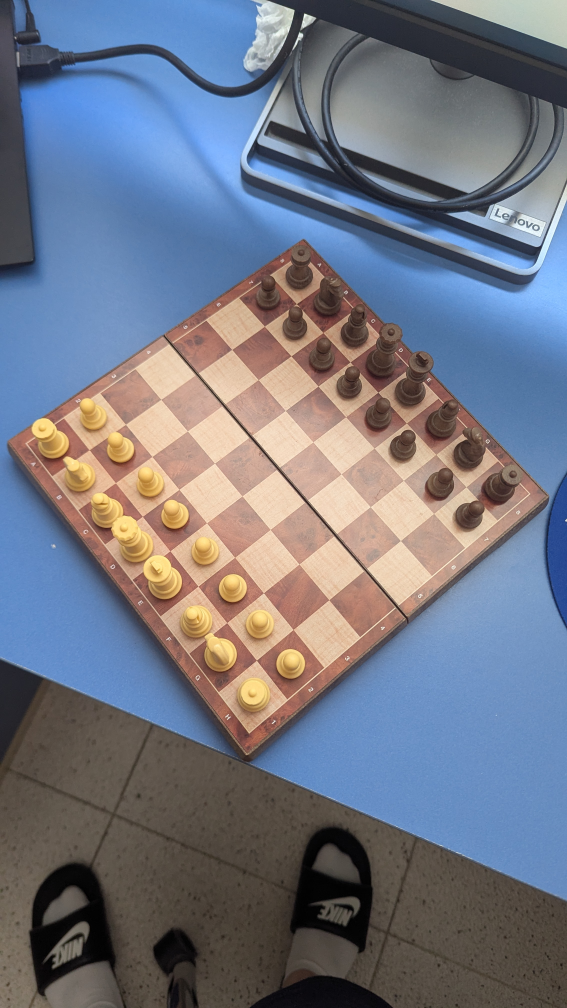
#> input picture Dataset/Imatges propies/PXL_20260614_113017532.jpg, 2268 x 4032 px (shown at 1/4 size)
$ python detect_graella_classica.py --image '../Dataset/Imatges propies/PXL_20260614_113017532.jpg'
#> lines starting #> are read from the running program, lines starting #| are printed output that depends on the picture; after the words box and inside, x2 and y2 are one past the last pixel; in counts of white or black regions, pixels touching at a corner belong together
"""
Detect chessboard grid candidates with classical computer vision.

Diagnostic script only: it does not crop pieces and it does not trust the JSON
corners as the final grid. It uses Canny + probabilistic Hough, separates the
two dominant line directions, clusters parallel lines, and writes debug images.

Example:
  python detect_graella_classica.py --image Dataset/data/0.jpg --json Dataset/data/0.json
"""

import argparse
import json
import math
from pathlib import Path

import cv2
import numpy as np


RED = (0, 0, 255)
GREEN = (0, 255, 0)
CYAN = (255, 255, 0)
YELLOW = (0, 255, 255)
WHITE = (255, 255, 255)
MAGENTA = (255, 0, 255)


def load_image(path: Path, max_side: int):
    image = cv2.imread(str(path), cv2.IMREAD_COLOR)
    if image is None:
        raise FileNotFoundError(path)

    h, w = image.shape[:2]
    scale = min(1.0, max_side / max(h, w))
    if scale < 1.0:
        image = cv2.resize(image, (round(w * scale), round(h * scale)), interpolation=cv2.INTER_AREA)
    return image, scale


def json_corners_px(json_path: Path | None, image_shape, corner_format: str = "yx"):
    if json_path is None:
        return None

    with open(json_path, encoding="utf-8") as f:
        ann = json.load(f)

    h, w = image_shape[:2]
    corners = np.array(ann["corners"], dtype=np.float32)
    if corner_format == "yx":
        corners = corners[:, [1, 0]]
    elif corner_format != "xy":
        raise ValueError(f"Unknown corner format: {corner_format}")
    return corners * np.array([w, h], dtype=np.float32)


def draw_json_points(image, json_path: Path | None, corner_format: str = "yx"):
    pts = json_corners_px(json_path, image.shape, corner_format)
    if pts is None:
        return

    for idx, (x, y) in enumerate(pts):
        cv2.circle(image, (round(x), round(y)), 8, CYAN, -1)
        cv2.putText(image, str(idx), (round(x) + 10, round(y) + 10), cv2.FONT_HERSHEY_SIMPLEX, 0.7, CYAN, 2)


# [12 lines left out: function sort_corners_by_image_position, not called in this run]


def mask_edges_to_json_roi(edges, json_path: Path | None, image_shape, expand: float, corner_format: str = "yx"):
    pts = json_corners_px(json_path, image_shape, corner_format)
    if pts is None:
        return edges

    pts = sort_corners_by_image_position(pts)
    center = pts.mean(axis=0)
    expanded = center + (pts - center) * expand
    mask = np.zeros(edges.shape, dtype=np.uint8)
    cv2.fillConvexPoly(mask, np.round(expanded).astype(np.int32), 255)
    return cv2.bitwise_and(edges, mask)


def preprocess(image):
    gray = cv2.cvtColor(image, cv2.COLOR_BGR2GRAY)
    gray = cv2.createCLAHE(clipLimit=2.0, tileGridSize=(8, 8)).apply(gray)
    blur = cv2.GaussianBlur(gray, (5, 5), 0)
    edges = cv2.Canny(blur, 60, 160, apertureSize=3)

    kernel = cv2.getStructuringElement(cv2.MORPH_RECT, (3, 3))
    edges = cv2.morphologyEx(edges, cv2.MORPH_CLOSE, kernel, iterations=1)
    return gray, edges


def polygon_area(pts: np.ndarray) -> float:
    return float(abs(cv2.contourArea(pts.astype(np.float32))))


# [132 lines left out: functions score_quad, detect_board_quads, draw_quad, make_board_detection_diagnostics, not called in this run]


def line_angle_deg(x1, y1, x2, y2):
    angle = math.degrees(math.atan2(y2 - y1, x2 - x1))
    if angle < 0:
        angle += 180.0
    return angle


def detect_segments(edges, min_line_length, max_line_gap):
    lines = cv2.HoughLinesP(
        edges,
        rho=1,
        theta=np.pi / 180,
        threshold=70,
        minLineLength=min_line_length,
        maxLineGap=max_line_gap,
    )
    if lines is None:
        return []

    segments = []
    for line in lines[:, 0, :]:
        x1, y1, x2, y2 = map(float, line)
        length = math.hypot(x2 - x1, y2 - y1)
        angle = line_angle_deg(x1, y1, x2, y2)
        segments.append((x1, y1, x2, y2, length, angle))
    return segments


def dominant_angle_peaks(segments, bins=180):
    hist = np.zeros(bins, dtype=np.float64)
    for *_coords, length, angle in segments:
        hist[int(round(angle)) % bins] += length

    if hist.max() == 0:
        return 0.0, 90.0

    first = int(hist.argmax())
    masked = hist.copy()
    for offset in range(-25, 26):
        masked[(first + offset) % bins] = 0
    second = int(masked.argmax())
    return float(first), float(second)


def angle_distance(a, b):
    d = abs(a - b) % 180.0
    return min(d, 180.0 - d)


def split_families(segments, peak_a, peak_b, tolerance):
    family_a = []
    family_b = []
    for segment in segments:
        da = angle_distance(segment[5], peak_a)
        db = angle_distance(segment[5], peak_b)
        if da <= tolerance and da <= db:
            family_a.append(segment)
        elif db <= tolerance:
            family_b.append(segment)
    return family_a, family_b


def draw_segments(image, segments, color, thickness=2):
    for x1, y1, x2, y2, *_rest in segments:
        cv2.line(image, (round(x1), round(y1)), (round(x2), round(y2)), color, thickness, cv2.LINE_AA)


def line_from_segment(segment):
    x1, y1, x2, y2, *_rest = segment
    dx = x2 - x1
    dy = y2 - y1
    theta = math.atan2(dy, dx) + math.pi / 2.0
    rho = x1 * math.cos(theta) + y1 * math.sin(theta)
    if rho < 0:
        rho = -rho
        theta += math.pi
    return rho, theta % math.pi


def cluster_parallel_lines(segments, rho_gap):
    if not segments:
        return []

    lines = []
    for segment in segments:
        rho, theta = line_from_segment(segment)
        lines.append((rho, theta, segment[4]))
    lines.sort(key=lambda item: item[0])

    clusters = []
    current = [lines[0]]
    for item in lines[1:]:
        center = float(np.mean([x[0] for x in current]))
        if abs(item[0] - center) <= rho_gap:
            current.append(item)
        else:
            clusters.append(current)
            current = [item]
    clusters.append(current)

    merged = []
    for cluster in clusters:
        weights = np.array([item[2] for item in cluster], dtype=np.float64)
        rhos = np.array([item[0] for item in cluster], dtype=np.float64)
        thetas = np.array([item[1] for item in cluster], dtype=np.float64)
        merged.append((
            float(np.average(rhos, weights=weights)),
            float(np.average(thetas, weights=weights)),
            float(weights.sum()),
        ))
    return sorted(merged, key=lambda item: item[0])


def draw_infinite_line(image, rho, theta, color, thickness=2):
    cos_t = math.cos(theta)
    sin_t = math.sin(theta)
    x0 = cos_t * rho
    y0 = sin_t * rho
    dx = -sin_t
    dy = cos_t
    scale = max(image.shape[:2]) * 2
    pt1 = (round(x0 + dx * scale), round(y0 + dy * scale))
    pt2 = (round(x0 - dx * scale), round(y0 - dy * scale))
    cv2.line(image, pt1, pt2, color, thickness, cv2.LINE_AA)


def draw_clustered_lines(image, lines, color):
    for rho, theta, score in lines:
        draw_infinite_line(image, rho, theta, color, 1 if score < 300 else 2)


def make_diagnostics(args):
    image_path = Path(args.image)
    json_path = Path(args.json) if args.json else None
    out_dir = Path(args.out_dir)
    out_dir.mkdir(parents=True, exist_ok=True)

    image, _scale = load_image(image_path, args.max_side)
#> in load_image, image is the input picture: shape (4032, 2268, 3); mean B, G, R 131.7, 118.7, 114.6
    _gray, edges = preprocess(image)
#> in preprocess, `edges = cv2.morphologyEx(edges, cv2.MORPH_CLOSE, kernel, iterations=1)`:
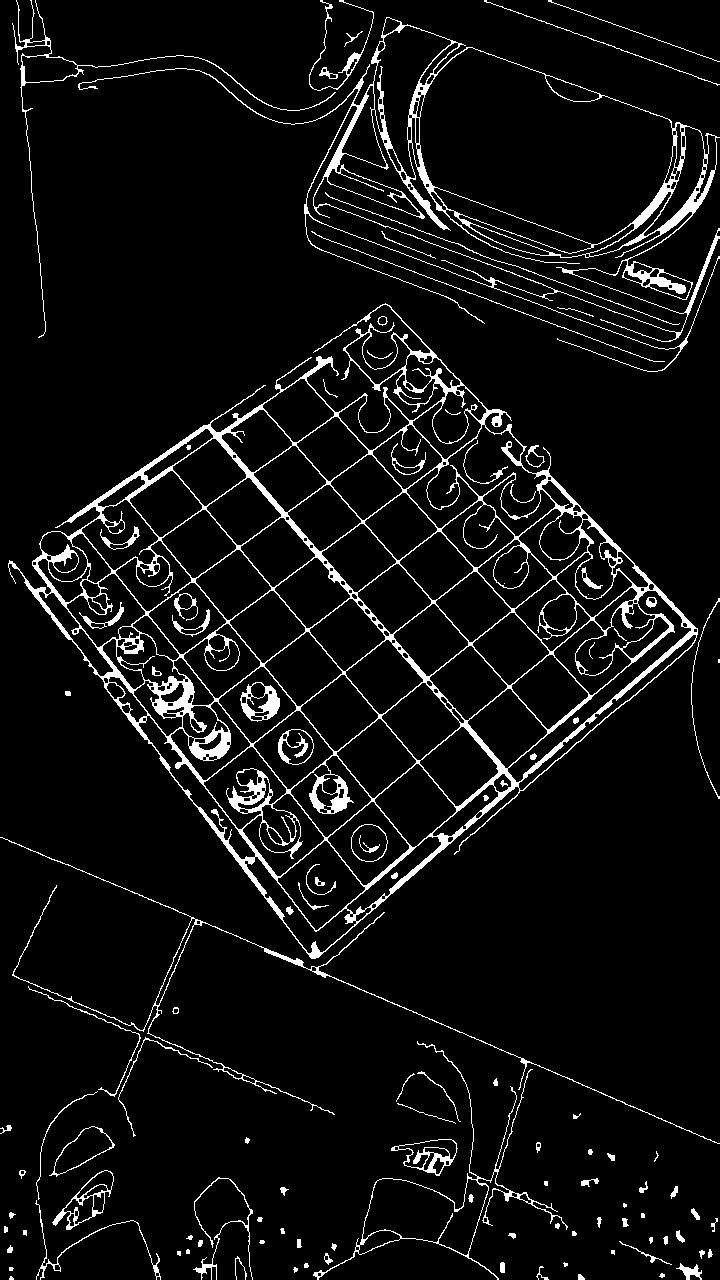
#> edges: shape (1280, 720); 6.3% white; 118 white regions (15 under 20 px), largest, box (x1, y1, x2, y2) and area: (8, 303, 698, 959) 31854, (78, 17, 720, 372) 10343, (0, 837, 720, 1144) 2206
    edges = mask_edges_to_json_roi(edges, json_path, image.shape, args.roi_expand, args.corner_format)

    min_len = args.min_line_length or int(min(image.shape[:2]) * 0.13)
    max_gap = args.max_line_gap or int(min(image.shape[:2]) * 0.035)
    segments = detect_segments(edges, min_len, max_gap)
    peak_a, peak_b = dominant_angle_peaks(segments)
    family_a, family_b = split_families(segments, peak_a, peak_b, args.angle_tolerance)

    rho_gap = args.rho_gap or int(min(image.shape[:2]) * 0.025)
    lines_a = cluster_parallel_lines(family_a, rho_gap)
    lines_b = cluster_parallel_lines(family_b, rho_gap)

    stem = image_path.stem
    cv2.imwrite(str(out_dir / f"{stem}_01_edges.jpg"), edges)

    all_segments = image.copy()
    draw_segments(all_segments, segments, WHITE, 1)
    draw_json_points(all_segments, json_path, args.corner_format)
    cv2.imwrite(str(out_dir / f"{stem}_02_all_hough_segments.jpg"), all_segments)

    families = image.copy()
    draw_segments(families, family_a, RED, 2)
    draw_segments(families, family_b, GREEN, 2)
    draw_json_points(families, json_path, args.corner_format)
    cv2.putText(
        families,
        f"peaks: {peak_a:.0f} deg / {peak_b:.0f} deg",
        (16, 32),
        cv2.FONT_HERSHEY_SIMPLEX,
        0.8,
        YELLOW,
        2,
    )
    cv2.imwrite(str(out_dir / f"{stem}_03_line_families.jpg"), families)

    clustered = image.copy()
    draw_clustered_lines(clustered, lines_a, RED)
    draw_clustered_lines(clustered, lines_b, GREEN)
    draw_json_points(clustered, json_path, args.corner_format)
    cv2.putText(
        clustered,
        f"clusters: red={len(lines_a)} green={len(lines_b)}",
        (16, 32),
        cv2.FONT_HERSHEY_SIMPLEX,
        0.8,
        YELLOW,
        2,
    )
    cv2.imwrite(str(out_dir / f"{stem}_04_clustered_lines.jpg"), clustered)

    print(f"segments={len(segments)} family_a={len(family_a)} family_b={len(family_b)}")
    print(f"peaks={peak_a:.1f},{peak_b:.1f} clustered={len(lines_a)},{len(lines_b)}")
    print(out_dir.resolve())


def main():
    parser = argparse.ArgumentParser()
    parser.add_argument("--image", default="Dataset/data/0.jpg")
    parser.add_argument("--json", default=None, help="Optional JSON, only drawn as reference points.")
    parser.add_argument("--out-dir", default="Dataset/classical_grid_debug")
    parser.add_argument("--max-side", type=int, default=1280)
    parser.add_argument(
        "--corner-format",
        choices=("yx", "xy"),
        default="yx",
        help="Coordinate order stored in JSON corners. Dataset is y,x by default.",
    )
    parser.add_argument("--min-line-length", type=int, default=None)
    parser.add_argument("--max-line-gap", type=int, default=None)
    parser.add_argument("--angle-tolerance", type=float, default=18.0)
    parser.add_argument("--rho-gap", type=int, default=None)
    parser.add_argument("--detect-board", action="store_true", help="Ignore JSON geometry and detect board quadrilaterals.")
    parser.add_argument("--canny-low", type=int, default=45)
    parser.add_argument("--canny-high", type=int, default=130)
    parser.add_argument("--close-iterations", type=int, default=2)
    parser.add_argument("--dilate-iterations", type=int, default=1)
    parser.add_argument("--max-candidates", type=int, default=12)
    parser.add_argument(
        "--roi-expand",
        type=float,
        default=1.08,
        help="If --json is provided, expand its quadrilateral by this factor and ignore edges outside it.",
    )
    args = parser.parse_args()
    if args.detect_board:
        make_board_detection_diagnostics(args)
    else:
        make_diagnostics(args)
#> in detect_segments, `lines = cv2.HoughLinesP( edges, rho=1, theta=np.pi / 180, threshold=70..`: lines = 309 rows, first 6: [84, 659, 463, 384], [356, 921, 711, 613], [306, 968, 709, 617], [305, 967, 709, 616], [12, 561, 325, 976], [208, 425, 524, 788]
#> the loop in detect_segments, `for line in lines[:, 0, :]:` made 309 passes
#> (x1, y1, x2, y2, length, angle) on passes 1 to 3: (84, 659, 463, 384, 468.3, 144), (356, 921, 711, 613, 470, 139.1), (306, 968, 709, 617, 534.4, 138.9)
#> after the loop in detect_segments, `for line in lines[:, 0, :]:`: segments = 309 items, first 6: (84, 659, 463, 384, 468.3, 144), (356, 921, 711, 613, 470, 139.1), (306, 968, 709, 617, 534.4, 138.9), (305, 967, 709, 616, 535.2, 139), (12, 561, 325, 976, 519.8, 52.98), (208, 425, 524, 788, 481.3, 48.96)
#> the loop in dominant_angle_peaks, `for *_coords, length, angle in segments:` made 309 passes
#> after the loop in dominant_angle_peaks, `for *_coords, length, angle in segments:`: hist = 180 values, max 7474 at index 53, min 0 at index 0, mean 411.8
#> in dominant_angle_peaks, `first = int(hist.argmax())`: first = 53
#> in dominant_angle_peaks, `masked = hist.copy()`: masked has the same summary as hist
#> after the loop in dominant_angle_peaks, `for offset in range(-25, 26):`: masked = 180 values, max 3648.7 at index 20, min 0 at index 0, mean 185.3
#> in dominant_angle_peaks, `second = int(masked.argmax())`: second = 20
#> in make_diagnostics, `peak_a, peak_b = dominant_angle_peaks(segments)`: peak_a = 53; peak_b = 20
#> the loop in split_families, `for segment in segments:` made 309 passes
#> (segment, da, db) on passes 1 to 3: ((84, 659, 463, 384, 468.3, 144), 88.96, 55.96), ((356, 921, 711, 613, 470, 139.1), 86.05, 60.95), ((306, 968, 709, 617, 534.4, 138.9), 85.95, 61.05)
#> the loop in cluster_parallel_lines, `for segment in segments:` made 141 passes
#> segment on passes 1 to 4: (12, 561, 325, 976, 519.8, 52.98), (208, 425, 524, 788, 481.3, 48.96), (206, 425, 523, 790, 483.4, 49.03), (11, 561, 324, 977, 520.6, 53.04)
#> the loop in cluster_parallel_lines, `for item in lines[1:]:` made 140 passes
#> item on passes 1 to 4: (3.54, 2.36, 182.4), (3.54, 2.36, 176.8), (4.24, 2.36, 132.9), (5.66, 2.36, 230.5)
#> the loop in cluster_parallel_lines, `for cluster in clusters:` made 9 passes
#> cluster on pass 5: [(187.1, 2.64, 128)]
#> the loop in cluster_parallel_lines (call 2), `for segment in segments:` made 44 passes
#> segment on passes 1 to 4: (264, 949, 654, 1115, 423.9, 23.06), (68, 864, 383, 998, 342.3, 23.04), (341, 0, 719, 137, 402.1, 19.92), (69, 998, 257, 1081, 205.5, 23.82)
#> the loop in cluster_parallel_lines (call 2), `for item in lines[1:]:` made 43 passes
#> item on passes 1 to 4: (26.08, 1.92, 320.5), (29.74, 1.97, 211.5), (30.77, 1.97, 104), (34.98, 1.94, 170.3)
#> the loop in cluster_parallel_lines (call 2), `for cluster in clusters:` made 10 passes
#> cluster on passes 1, 6, 7: [(5.92, 1.97, 100.8)], [(164.1, 1.92, 247.7)], [(186.1, 1.92, 179.7)]
#> the loop in draw_segments, `for x1, y1, x2, y2, *_rest in segments:` made 309 passes
#> the loop in draw_segments (call 2), `for x1, y1, x2, y2, *_rest in segments:` made 141 passes
#> in make_diagnostics, `cv2.putText( families, f"peaks: {peak_a:.0f} deg / {peak_b:.0f} deg", ..`:
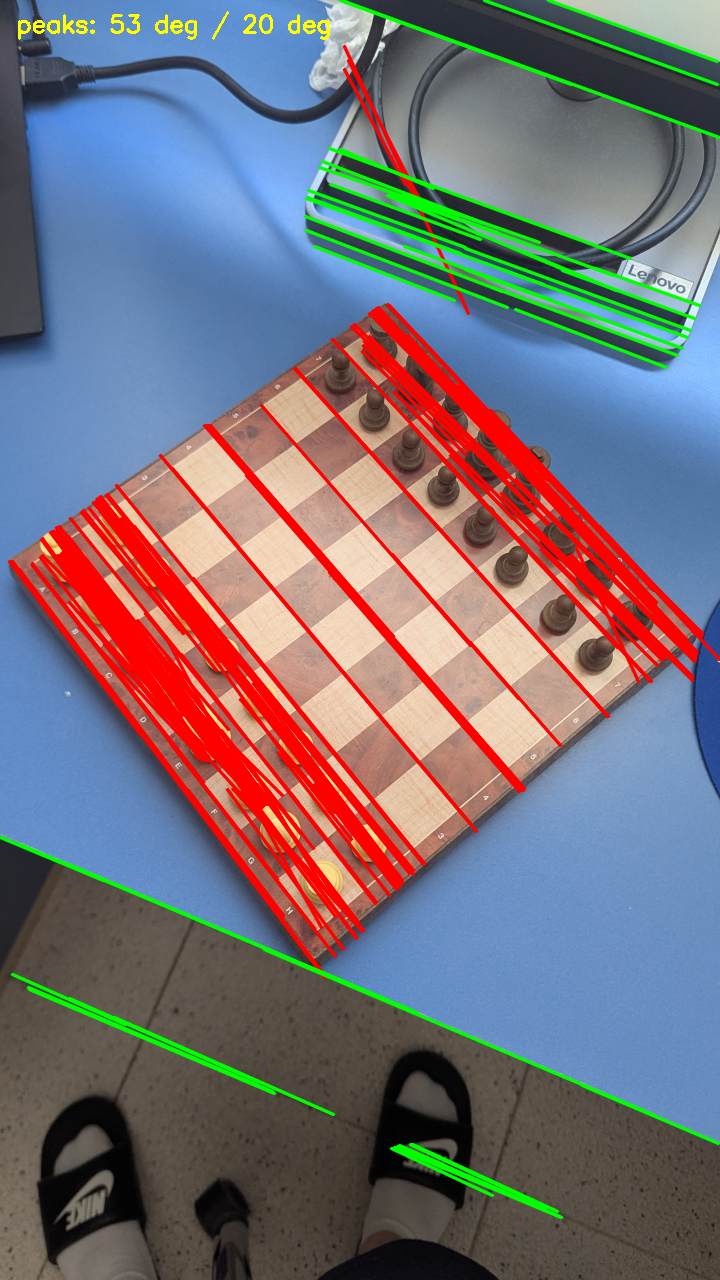
#> families: shape (1280, 720, 3); mean B, G, R 120.4, 112.6, 119.4
#> the loop in draw_clustered_lines, `for rho, theta, score in lines:` made 9 passes
#> (rho, theta, score) on passes 1 to 4: (14.85, 2.37, 5533), (66.85, 2.39, 6984), (123.9, 2.43, 2792.1), (168.5, 2.5, 1368.4)
#> the loop in draw_clustered_lines (call 2), `for rho, theta, score in lines:` made 10 passes
#> (rho, theta, score) on passes 1 to 4: (5.92, 1.97, 100.8), (29.52, 1.94, 806.3), (60.21, 1.91, 1460.4), (92.1, 1.93, 1786.5)
#> in make_diagnostics, `cv2.putText( clustered, f"clusters: red={len(lines_a)} green={len(line..`:
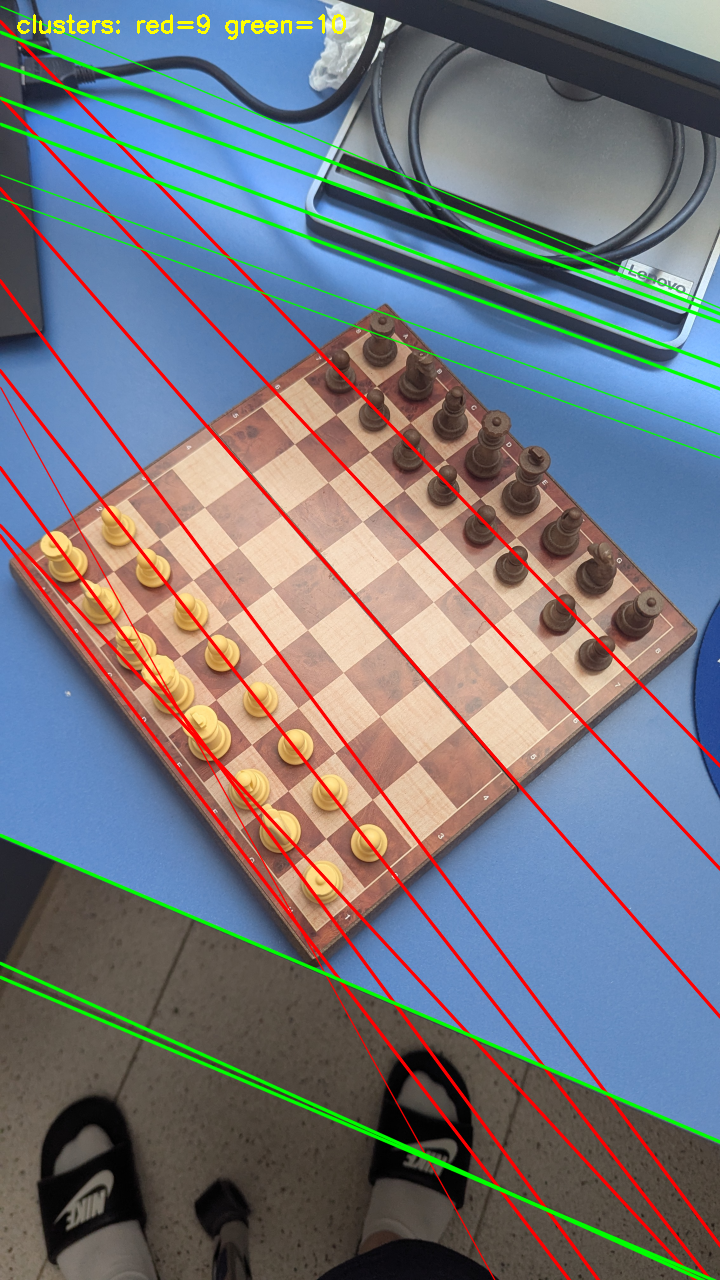
#> clustered: shape (1280, 720, 3); mean B, G, R 124.3, 118.4, 116.7
#| segments=309 family_a=141 family_b=44
#| peaks=53.0,20.0 clustered=9,10


if __name__ == "__main__":
    main()
